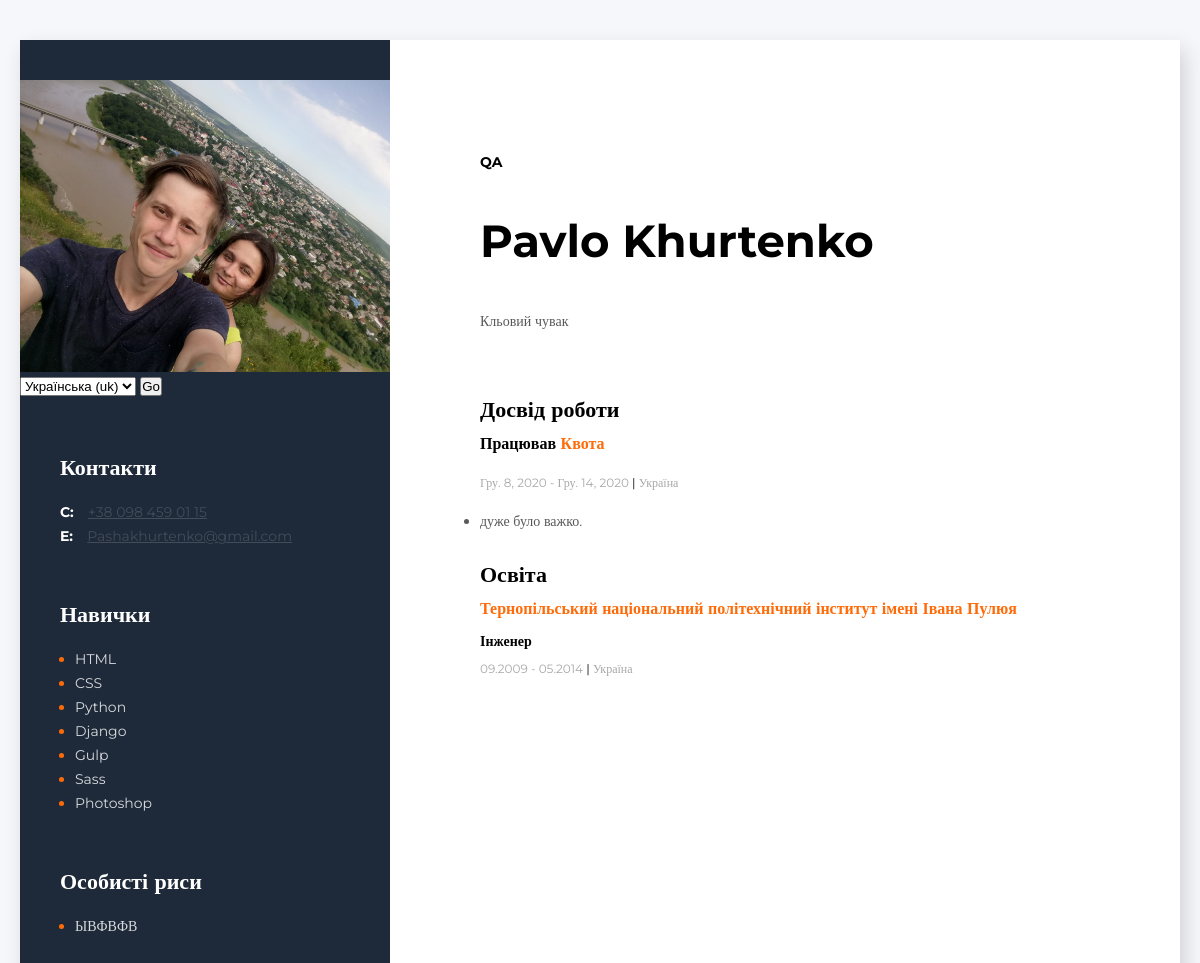
The page / on the database its author committed.
### profil/models.py (models this page shows)
class TechSkill(models.Model):
    descr = models.CharField('Опис', max_length=15)

class SoftSkill(models.Model):
    descr = models.CharField('Опис', max_length=10)

class UserInfo(models.Model):
    vacancy = models.CharField('Посада', max_length=50)
    name = models.CharField('Імя', max_length=50)
    descr = models.TextField('Опис')

class Profession(models.Model):
    title = models.CharField('Опис', max_length=30)
    company_name = models.CharField('Назва компанії', max_length=30)
    start = models.DateField('Дата')
    end = models.DateField('Дата завершення', blank=True, null=True)

class ProfessionInfo(models.Model):
    profession = models.ForeignKey(to=Profession, on_delete=models.CASCADE)
    title = models.CharField('Опис', max_length=100)

### profil/views.py (the view)
# urls.py: path('', views.index, name='index'),
def index(request):
    skills = TechSkill.objects.all()
    softskills = SoftSkill.objects.all()
    professions = Profession.objects.all()
    infos = ProfessionInfo.objects.all()
    users = UserInfo.objects.all()
    context = {
        'softskills': softskills,
        'skills': skills,
        'professions': professions,
        'infos': infos,
        'users': users,
    }
    return render(request, 'profil/index.html', context)

### profil/templates/profil/index.html (shortened to what this page needs)
{% load i18n  %}
<!DOCTYPE html>
<html lang="en">
<head>
    <link rel="stylesheet" href="static/css/style.css">
</head>
<body>
   <div class="wrapper">
       <aside class="sidebar">
           <img class="my-photo" src="static/img/photo.jpg" alt="my photo" >
            <form action="{% url 'set_language' %}" method="post">{% csrf_token %}
                <select name="language">
                    {% get_current_language as LANGUAGE_CODE %}
                    {% get_available_languages as LANGUAGES %}
                    {% get_language_info_list for LANGUAGES as languages %}
                    {% for language in languages %}
                        <option value="{{language.code}}"{% if language.code == LANGUAGE_CODE %}
                                selected{% endif %}>
                            {{ language.name_local }} ({{ language.code }})
                        </option>
                    {% endfor %}
                </select>
                <input type="submit" value="Go">
            </form>
           <div class="contacts-container">
                <h3 class="contacts-title">{% trans 'Контакти' %}</h3>
                <div>
                    <span class="contacts-link-type">C:</span>
                    <a class="contacts-link" href="tel:380951138598">+38 098 459 01 15</a>
                </div>
                <div>
                    <span class="contacts-link-type">E:</span> <a class="contacts-link" href="mailto:Pashakhurtenko@gmail.com">Pashakhurtenko@gmail.com</a>
                </div>
           </div>
           <div class="tech-skills-container">
               <h3 class="Tech-skills-container-title">{% trans 'Навички' %}</h3>
               <ul>
                    {% for skill in skills %}
                   <li class="tech-skills-item">
                      <span class="tech-skills-text">{{skill.descr}}</span>
                  </li>
                   {% endfor %}
               </ul>
           </div>
           <div class="soft-skill-container">
               <h3 class="soft-skill-title">{% trans 'Особисті риси' %}</h3>
           <ul>
               {% for softskill in softskills %}
               <li class="soft-skill-item">
                   <span class="soft-skill-text">{{softskill.descr}}</span>
                </li>
               {% endfor %}
           </ul>
        </div>
       </aside>
     <div class="about-me-container">
         {% for user in users %}
         <div class="info-container">
      <h2 class="profession">{{user.vacancy}}</h2>
      <h1 class="name">{{user.name}}</h1>
      <p class="discription">{{user.descr}}</p>
        {% endfor %}
     </div>
        <div>
            <h3 class="about-me-title">{% trans 'Досвід роботи' %}</h3>
        <div>
            {% for profession in professions %}
            <h4 class="profession-tittle">{{profession.title}} <span class="profession-company">{{profession.company_name}}</span></h4>
            <span class="profession-time">
                {{profession.start}} - {{profession.end}} <span class="profession-divider">|</span> Україна
            </span>
            {% endfor %}
            <ul class="profession-duties">
                {% for info in infos %}<li class="profession-duties-item">{{info.title}}.</li> {% endfor %}
            </ul>
        </div>
            <div>
                <h3 class="about-me-title">{% trans 'Освіта' %}</h3>
                <h4 class="about-me-study">Тернопільський національний політехнічний інститут імені Івана Пулюя</h4>
                <h5 class="my-college">{% trans 'Інженер' %}</h5>
                    <span class="profession-time">
                        09.2009 - 05.2014 <span class="profession-divider">|</span> Україна
                    </span>
            </div>
        </div>
     </div>
   </div>
</body>
</html>

### profil/static/css/style.css (style rules this page uses)
* { padding: 0; margin: 0; box-sizing: border-box; }
body { background-color: #f5f7fa; padding-left: 20px; padding-right: 20px; padding-bottom: 40px; padding-top: 40px; font-family: Montserrat; }
.wrapper { background: #fff; display: flex; max-width: 1200px; margin: 0 auto; box-shadow: 5px 9px 20px rgba(0, 0, 0, 0.15); }
.sidebar { background: #1e2939; width: 370px; padding-top: 40px; padding-bottom: 40px; }
.my-photo { width: 370px; }
.about-me-container { padding-left: 90px; padding-right: 90px; padding-top: 110px; padding-bottom: 110px; }
.contacts-container { margin-top: 60px; margin-left: 40px; margin-right: 40px; }
.contacts-title { font-size: 22px; font-weight: 700; line-height: 24px; color: #ffffff; margin-bottom: 20px; }
.contacts-link { font-size: 14px; font-weight: 400; line-height: 24px; color: #434c5a; }
.contacts-link-type { font-size: 14px; font-weight: 700; line-height: 24px; color: #fff; margin-right: 10px; }
.Tech-skills-container-title { font-size: 22px; font-weight: 700; line-height: 24px; color: #fff; margin-bottom: 20px; }
.tech-skills-container { margin-left: 40px; margin-right: 40px; margin-top: 55px; }
.tech-skills-item { font-size: 14px; font-weight: 400; line-height: 24px; color: #ff6b08; margin-left: 15px; }
.tech-skills-text { color :#d8dadd; }
.soft-skill-title { color: #ffffff; font-size: 22px; font-weight: 700; line-height: 24px; margin-bottom: 20px; }
.soft-skill-container { margin-left: 40px; margin-right: 40px; margin-top: 55px; }
.soft-skill-item { font-size: 14px; font-weight: 400; line-height: 24px; color: #ff6b08; margin-left: 15px; }
.soft-skill-text { color:#d8dadd; }
.profession { font-size: 14px; font-weight: 700; line-height: 24px; margin-bottom: 22px; }
.name { font-size: 45px; font-weight: 700; line-height: 89px; }
.discription { font-size: 14px; font-weight: 400; line-height: 24px; color: #595959; margin-top: 24px; }
.info-container { margin-bottom: 65px; }
.about-me-title { font-size: 22px; font-weight: 700; line-height: 24px; margin-bottom: 10px; }
.profession-tittle { font-size: 16px; font-weight: 700; line-height: 24px; margin-top: 10px; margin-bottom: 15px; }
.profession-company { color: #ff6b08; }
.profession-time { color: #a8a8a8; font-size: 12px; font-weight: 400; line-height: 24px; }
.profession-divider { color: #000; }
.profession-duties { margin-top: 14px; margin-bottom: 30px; }
.profession-duties-item { color: #595959; font-family: Montserrat; font-size: 14px; font-weight: 400; line-height: 24px; }
.about-me-study { color: #ff6b08; font-size: 16px; font-weight: 700; line-height: 24px; }
.my-college { font-size: 14px; font-weight: 700; line-height: 24px; margin-top: 8px; margin-bottom: 4px; }

### rows shown on the page
TechSkill: descr "HTML"
TechSkill: descr "CSS"
TechSkill: descr "Python"
TechSkill: descr "Django"
TechSkill: descr "Gulp"
TechSkill: descr "Sass"
TechSkill: descr "Photoshop"
SoftSkill: descr "ЫВФВФВ"
UserInfo: vacancy "QA", name "Pavlo Khurtenko", descr "Кльовий чувак"
Profession: title "Працював", company_name "Квота", start "Гру. 8, 2020", end "Гру. 14, 2020"
ProfessionInfo: title "дуже було важко"

### other values the page prints
form field language "Українська (uk)"
